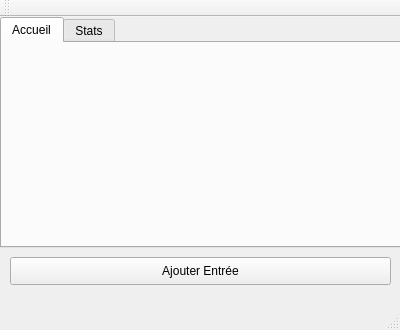
<?xml version="1.0" encoding="UTF-8"?>
<ui version="4.0">
 <class>MainWindow</class>
 <widget class="QMainWindow" name="MainWindow">
  <property name="geometry">
   <rect>
    <x>0</x>
    <y>0</y>
    <width>400</width>
    <height>330</height>
   </rect>
  </property>
  <property name="windowTitle">
   <string>MainWindow</string>
  </property>
  <widget class="QWidget" name="centralWidget">
   <widget class="QTabWidget" name="tabWidget">
    <property name="geometry">
     <rect>
      <x>0</x>
      <y>0</y>
      <width>401</width>
      <height>231</height>
     </rect>
    </property>
    <property name="currentIndex">
     <number>0</number>
    </property>
    <widget class="QWidget" name="tab">
     <attribute name="title">
      <string>Accueil</string>
     </attribute>
     <widget class="QWidget" name="gridLayoutWidget">
      <property name="geometry">
       <rect>
        <x>0</x>
        <y>0</y>
        <width>401</width>
        <height>201</height>
       </rect>
      </property>
      <layout class="QGridLayout" name="gridLayout"/>
     </widget>
    </widget>
    <widget class="QWidget" name="tab_2">
     <attribute name="title">
      <string>Stats</string>
     </attribute>
    </widget>
   </widget>
   <widget class="QPushButton" name="pushButton">
    <property name="geometry">
     <rect>
      <x>10</x>
      <y>240</y>
      <width>381</width>
      <height>28</height>
     </rect>
    </property>
    <property name="text">
     <string>Ajouter Entrée</string>
    </property>
   </widget>
  </widget>
  <widget class="QMenuBar" name="menuBar">
   <property name="geometry">
    <rect>
     <x>0</x>
     <y>0</y>
     <width>400</width>
     <height>25</height>
    </rect>
   </property>
  </widget>
  <widget class="QToolBar" name="mainToolBar">
   <attribute name="toolBarArea">
    <enum>TopToolBarArea</enum>
   </attribute>
   <attribute name="toolBarBreak">
    <bool>false</bool>
   </attribute>
  </widget>
  <widget class="QStatusBar" name="statusBar"/>
 </widget>
 <layoutdefault spacing="6" margin="11"/>
 <resources/>
 <connections/>
</ui>
